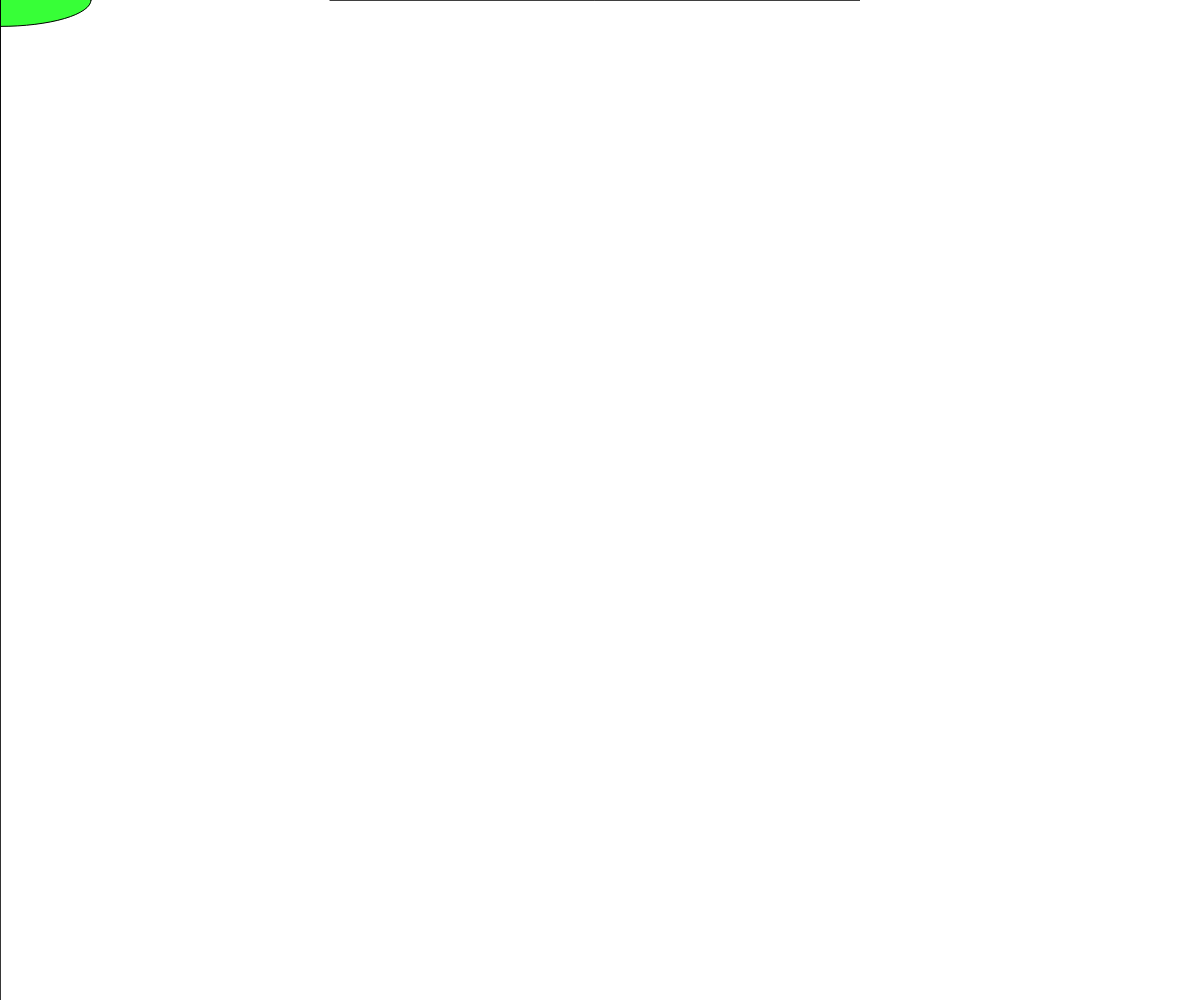
Frame 1 (no input)
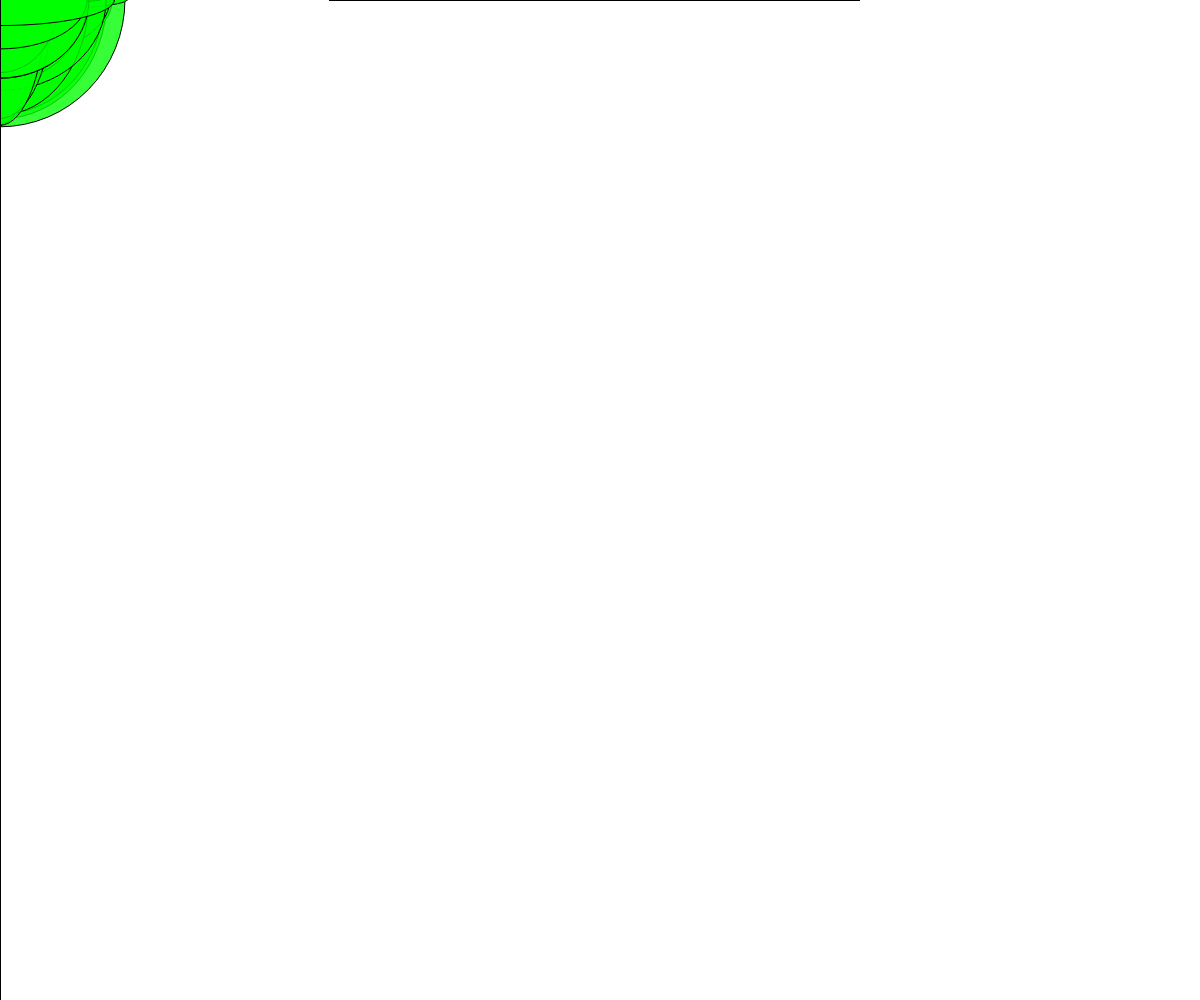
Frame 60 (no input)
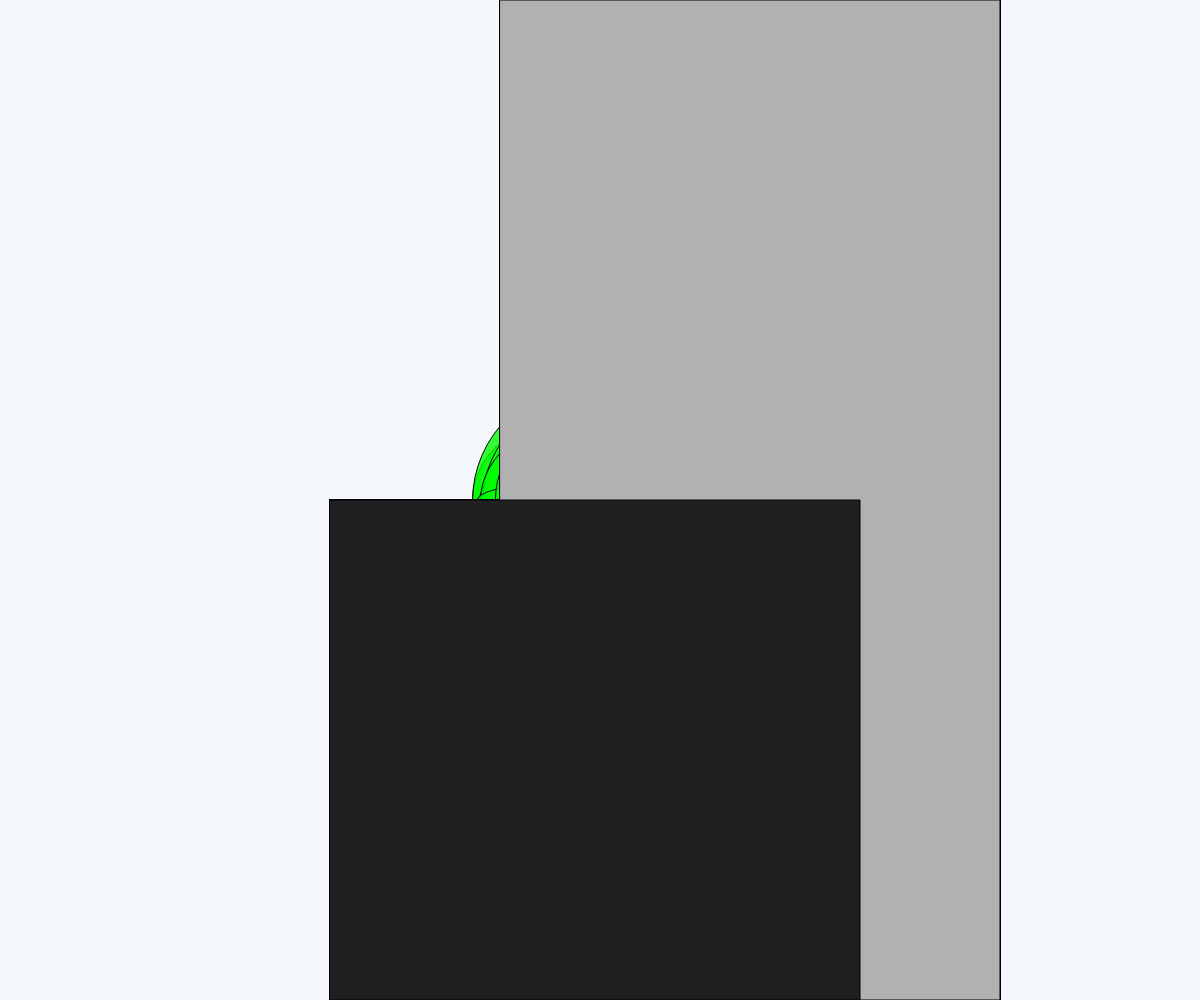
Frame 120 (the mouse pressed at the canvas centre since frame 60)

The p5.js sketch that drew these frames (run headless with seeded random() and noise() and a simulated clock; from frame 60 on, the mouse is pressed at the canvas centre):

// p5.js sketch
// ── sketch.js
function setup() {
  createCanvas(windowWidth, windowHeight);
  // Move the mouse across the canvas
}


  

function draw() {
  
  fill(0,300,0, 200);
  ellipse (mouseX, mouseY, random(255), random(255));
   line(mouseX, 0, mouseX, 1000);
   fill(177)
  rect(mouseY, 0, mouseY,1000);
  fill(32)
  rect(330,mouseY,530,mouseY)
  
}

function mousePressed () {
  noFill()
   background (200,0,200);
  fill(255)
  background(244, 248, 252);
 
}

function windowResized(){
  resizeCanvas(windowWidth, windowHeight)
}
  
